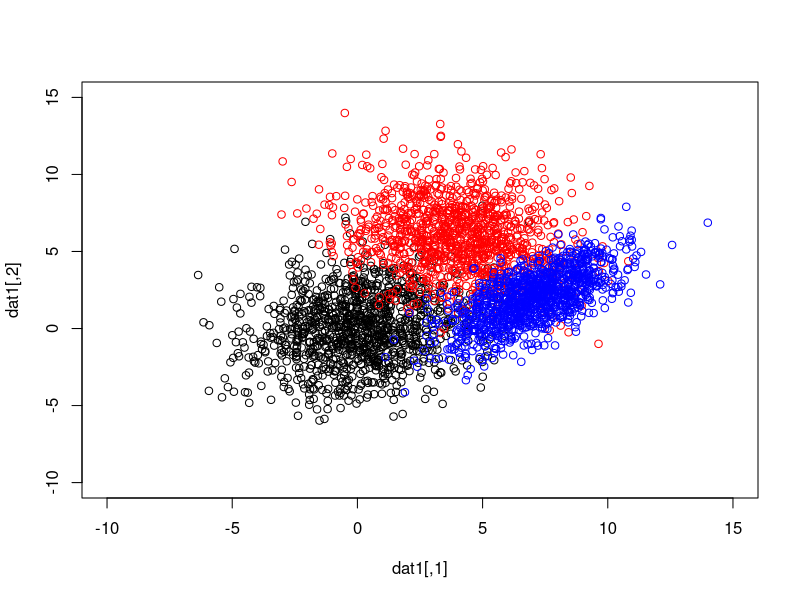

Here is the R script that generated this plot:
## ---- chunk 1
knitr::opts_chunk$set(echo = TRUE)
## ---- chunk 2
library(mvtnorm)
## ---- chunk 3

### DATA

set.seed(123)
N=300  # training
M=3000 # test
D=2    # dimensions

tr <- matrix(nrow=N, ncol=D+1)
te <- matrix(nrow=M, ncol=D+1)

B <- 10                 # bootstraps for bagging
pte <- matrix(nrow=M,ncol=B)  # store predictions from each model

mu1<-c(0,0)
Sigma1 <- matrix(c(5,1,1,5),D,D)
dat1<-rmvnorm(n = 1100, mu1, Sigma1)

mu2<-c(4,6)
Sigma2 <- matrix(c(5,-1,-1,5),D,D)
dat2<-rmvnorm(n = 1100, mu2, Sigma2)

mu3<-c(7,2)
Sigma3 <- matrix(c(3,2,2,3),D,D)
dat3<-rmvnorm(n = 1100, mu3, Sigma3)

# Plots the points
plot(dat1,xlim=c(-10,15),ylim=c(-10,15))
points(dat2,col="red")
points(dat3,col="blue")

# Training
tr[1:100,]   <- cbind(dat1[1:100,], 1)
tr[101:200,] <- cbind(dat2[1:100,], 2)
tr[201:300,] <- cbind(dat3[1:100,], 3)

# Test
te[1:1000,]    <- cbind(dat1[101:1100,], 1)
te[1001:2000,] <- cbind(dat2[101:1100,], 2)
te[2001:3000,] <- cbind(dat3[101:1100,], 3)

K = 3  # number of classes

### TRAIN GMM (Task 1)

train_gmm <- function(data) {
  x <- data[,1:D]
  y <- data[,D+1]
  
  pi <- numeric(K)
  mu <- matrix(0, nrow=K, ncol=D)
  Sigma <- array(0, dim=c(D,D,K))
  
  for(m in 1:K){
    xm <- x[y==m,,drop=FALSE]
    nm <- nrow(xm)
    
    pi[m] <- nm / nrow(data)                # π_m
    mu[m,] <- colMeans(xm)                  # μ_m
    Sigma[,,m] <- cov(xm) * (nm-1)/nm       # Σ_m (ML estimate)
  }
  
  return(list(pi=pi, mu=mu, Sigma=Sigma))
}


### QDA Prediction using GMM

predict_qda <- function(model, X) {
  pi <- model$pi
  mu <- model$mu
  Sigma <- model$Sigma
  
  M_test <- nrow(X)
  scores <- matrix(0, nrow=M_test, ncol=K)
  
  for(m in 1:K){
    scores[,m] <- log(pi[m]) + 
      dmvnorm(X, mean=mu[m,], sigma=Sigma[,,m], log=TRUE)
  }
  
  pred <- max.col(scores)    # argmax
  return(pred)
}


### ------ TASK 1: SINGLE MODEL ------

model1 <- train_gmm(tr)
pred1 <- predict_qda(model1, te[,1:D])

true_labels <- te[,D+1]
error1 <- mean(pred1 != true_labels)

cat("Task 1: Test Error (Single GMM/QDA Model) =", error1, "\n")


### ------ TASK 2: BAGGING ------


### Utility: majority vote

getmode <- function(v) {
  uniqv <- unique(v)
  uniqv[which.max(tabulate(match(v, uniqv)))]
}

for(b in 1:B){
  
  # Bootstrap training sample
  idx <- sample(1:N, N, replace=TRUE)
  boot_data <- tr[idx,]
  
  # Train model on bootstrap
  model_b <- train_gmm(boot_data)
  
  # Predict test
  pte[,b] <- predict_qda(model_b, te[,1:D])
}

# Majority vote for each test point
final_pred <- apply(pte, 1, getmode)

error_bag <- mean(final_pred != true_labels)

cat("Task 2: Test Error (Bagging with B =",B,") =", error_bag, "\n")

